Frame 1 (no input): blank canvas, image omitted
Frame 60 (no input): blank canvas, image omitted
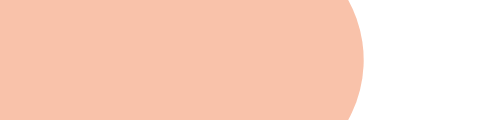
Frame 120 (the mouse pressed at the canvas centre since frame 60)

The p5.js sketch whose frames 1 and 60 were blank and that drew this single picture after the mouse press (run headless with seeded random() and noise() and a simulated clock; from frame 60 on, the mouse is pressed at the canvas centre):

// p5.js sketch
// ── sketch.js
function setup() {
  createCanvas(480, 120);
  stroke(0, 102);
}

function draw() {
  let weight = dist(mouseX, mouseY, pmouseX, pmouseY);
  stroke(random(255),random(255),random(255),102)
  strokeWeight(weight);
  line(mouseX, mouseY, pmouseX, pmouseY);
}

// https://editor.p5js.org/jht1493/sketches/t0APMYmVw
// Ex_05_07 Set Thickness on the Fly color

// https://editor.p5js.org/jht1493/sketches/H9EaSl2Sh
// Ex_05_07 Set Thickness on the Fly

// https://github.com/lmccart/gswp5.js-code/blob/master/05_Response/Ex_05_07.js
